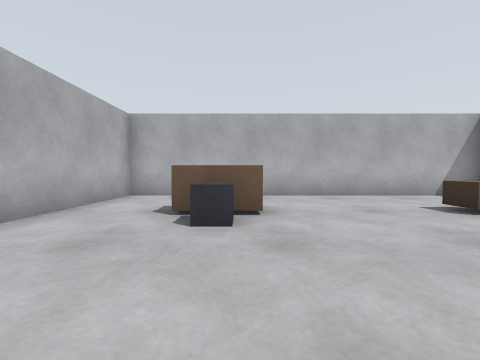
View 1 (above)

24 first-person views from a walk through a world built for the Gazebo simulator. The camera is 0.72 m above the floor, tilts 2° down and sees 90° across. The floor is counted in squares, 1 m on a side. Each view is taken from the middle of a square. On the plan, view 1 faces up. The plan holds only what a view shows up to about 9 squares ahead; the rest is blank. The place goes on beyond the plan.

View 2
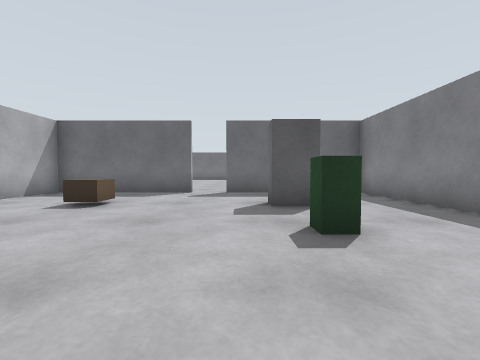

View 3
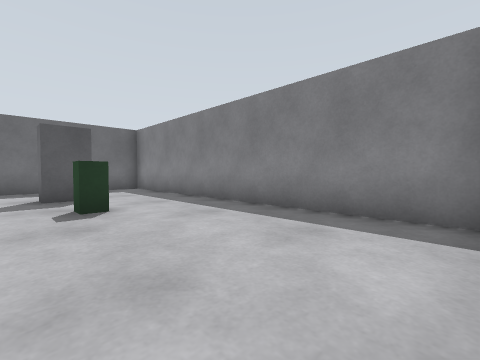

View 4
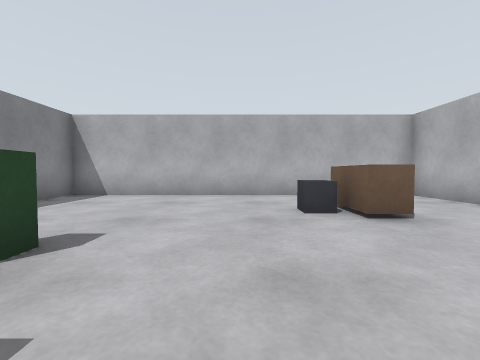

View 5
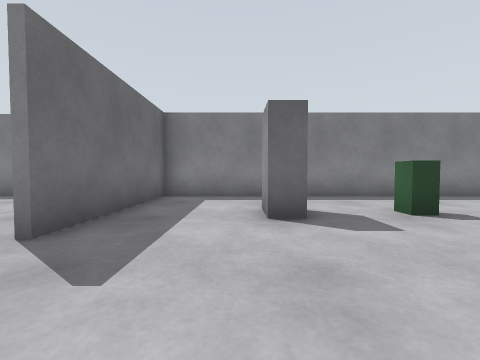

View 6
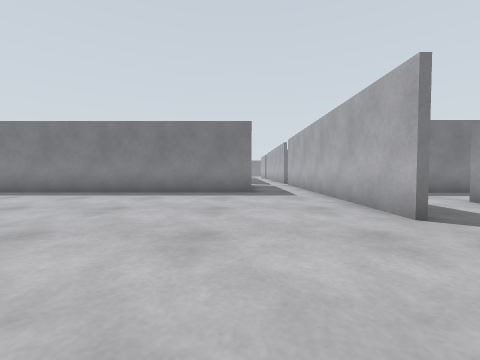

View 7
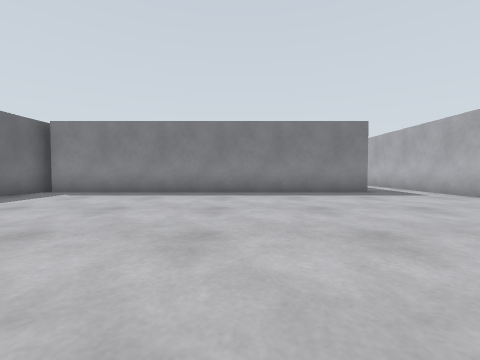

View 8
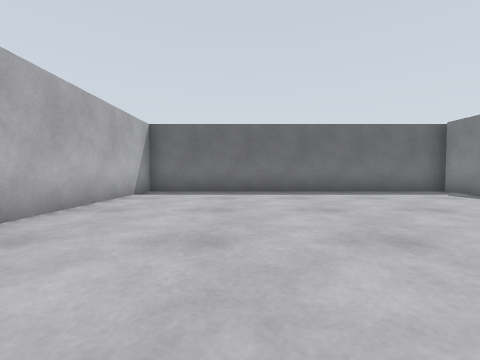

View 9
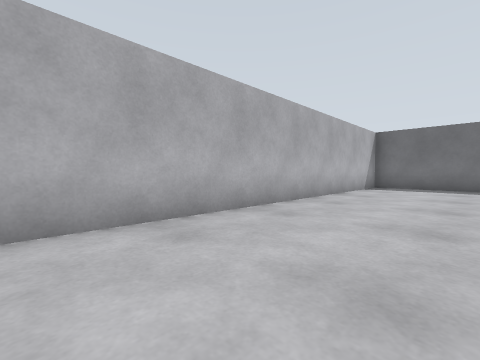

View 10
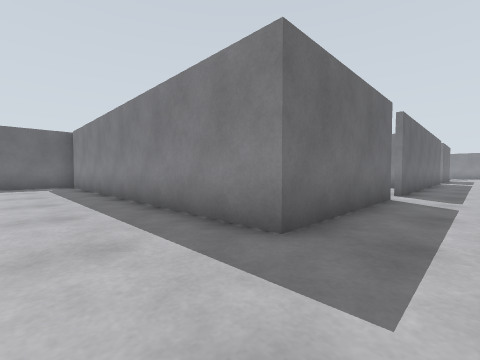

View 11
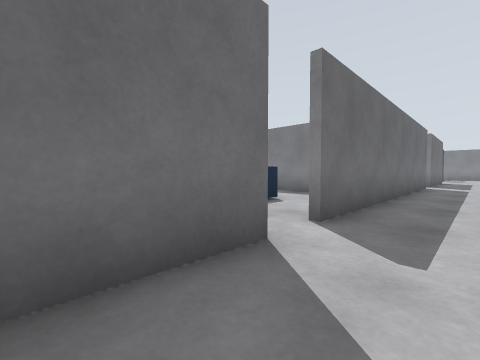

View 12
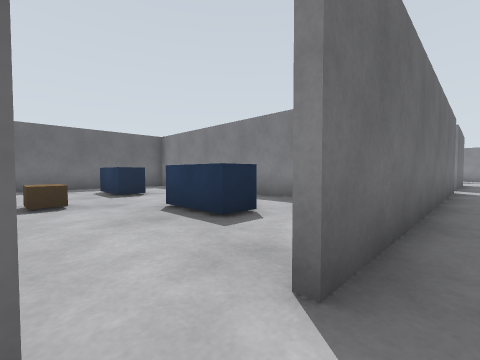

View 13
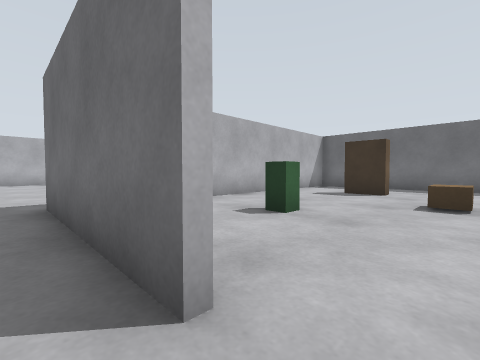

View 14
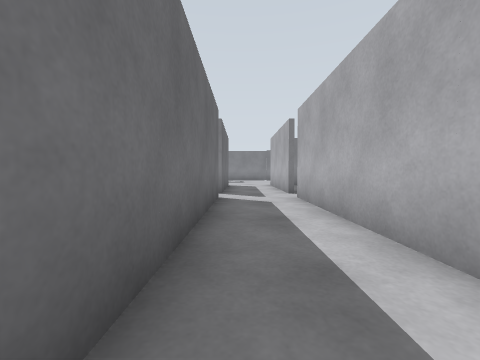

View 15
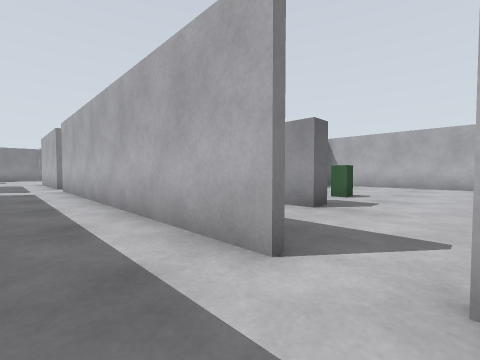

View 16
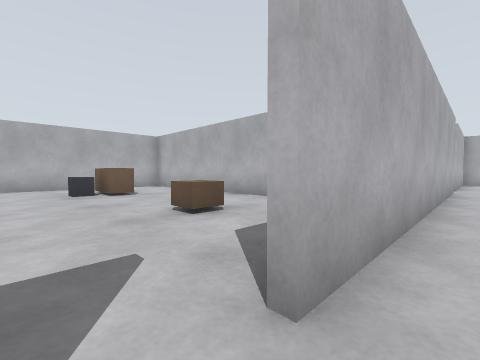

View 17
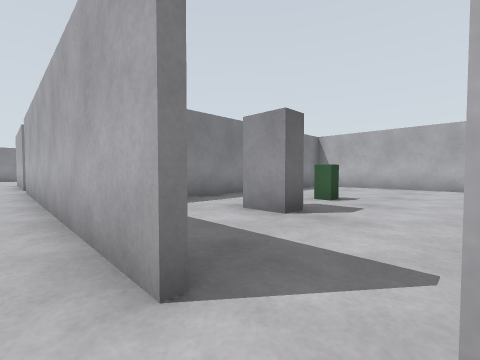

View 18
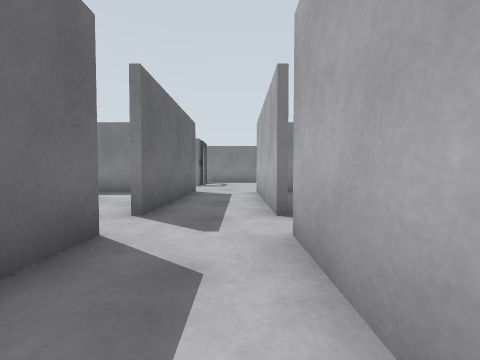

View 19
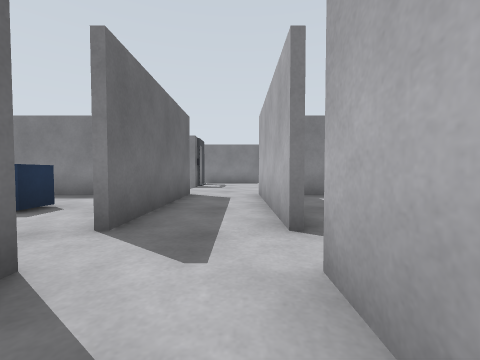

View 20
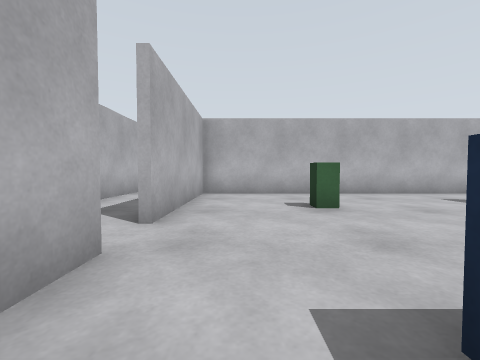

View 21
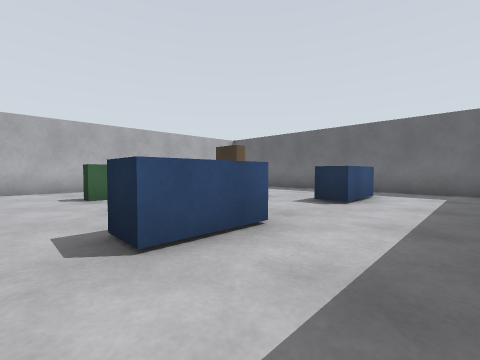

View 22
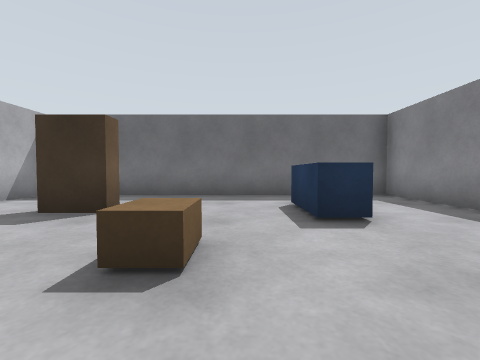

View 23
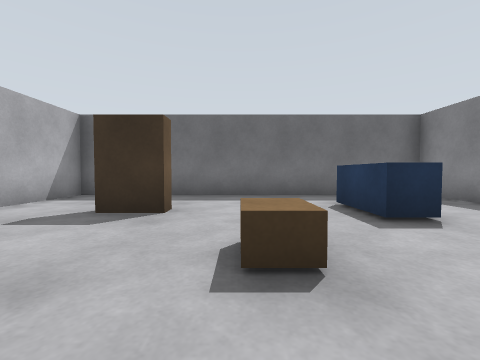

View 24
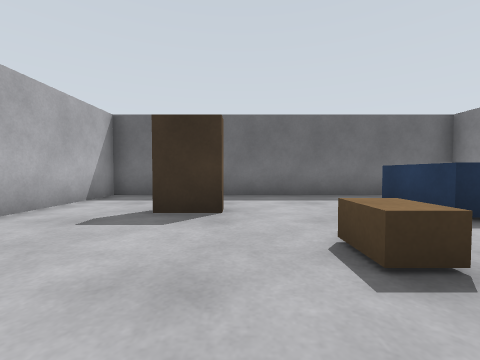

### Floor plan
Points are (right, up) in squares from view 1. A wall is a line through its corners. A room is listed if a view was taken in it or the views show most of it. See-through windows are left out.
Room 1 (views 1, 2, 3, 4, 5)
walls: (7.2, 2.6) (7.2, 7.3) (-3.3, 7.3) (-3.3, -3.1) (7.2, -3.1) (7.2, 1.5)
ways out: opening at (7, 2) to room 2
objects: brown box (-1, 4) to (0, 4); grey box (0, 3); green box (2, 0); grey box (4, 0); brown box (4, 4)
Room 2 (views 6, 7, 8, 9, 10, 11, 12, 13, 14, 15, 16, 17, 18, 19)
walls: (7.4, 1.5) (7.4, -8.1); (9.6, -8.1) (9.6, -3.3) (20.5, -3.3); (7.4, 3.2) (7.4, 2.6); (20.8, -3.8) (20.8, 7.3) (8.9, 7.3); (7.4, -9.1) (7.4, -18.8); (9.6, -18.8) (9.6, -9.1); (7.4, -19.9) (7.4, -24.5); (9.6, -24.5) (9.6, -19.9)
ways out: opening at (7, 2) to room 1; opening at (10, -19) to room 3; gap at (10, -8.5) to room 4; opening at (7, -19); gap at (7, -8.5)
Room 3 (views 20, 21, 22, 23, 24)
walls: (9.8, -19.9) (9.8, -20.9); (19.9, -24.5) (20.3, -24.5) (20.3, -14.1) (9.8, -14.1) (9.8, -18.8)
ways out: opening at (10, -19) to room 2
objects: blue box (12, -22) to (13, -21); green box (13, -17); brown box (15, -19); blue box (17, -22) to (18, -21); brown box (17, -17)
Room 4 (no view inside)
walls: (16.2, -3.4) (13.4, -3.4); (20.3, -9.5) (20.3, -7.5); (12.2, -13.8) (16, -13.8)
ways out: gap at (10, -8.5) to room 2
objects: blue box (12, -11) to (14, -10); green box (13, -7) to (13, -6); brown box (15, -9) to (15, -8); blue box (16, -11) to (18, -10); brown box (17, -7) to (18, -6)

Where each view was taken, in squares from view 1:
view 1: 0 up, 0 right, facing up
view 2: 1 up, 1 left, facing right
view 3: 1 up, 3 left, facing down-right
view 4: 2 up, 4 right, facing left
view 5: 4 up, 5 right, facing down
view 6: 5 up, 10 right, facing down
view 7: 5 up, 14 right, facing down
view 8: 4 up, 12 right, facing right
view 9: 4 up, 9 right, facing up-right
view 10: 1 down, 8 right, facing down-right
view 11: 6 down, 8 right, facing down-right
view 12: 8 down, 9 right, facing down-right
view 13: 9 down, 9 right, facing up-right
view 14: 12 down, 9 right, facing down
view 15: 8 down, 9 right, facing down-left
view 16: 9 down, 8 right, facing up-left
view 17: 8 down, 8 right, facing down-left
view 18: 16 down, 8 right, facing down
view 19: 17 down, 8 right, facing down
view 20: 22 down, 11 right, facing up
view 21: 24 down, 11 right, facing up-right
view 22: 20 down, 13 right, facing right
view 23: 19 down, 13 right, facing right
view 24: 18 down, 13 right, facing right
